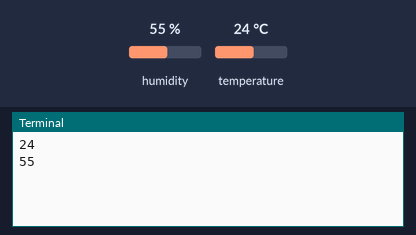
A program run on a simulated Raspberry Pi (BCM pin numbers). Shown: the last lines printed to the terminal. The inputs (shaded band) are chosen by the test bench; at power-on: humidity 55 %, temperature 24 °C. No MQTT or app messages arrive unless stated.

Above: at 1.3 s.
1.4 s: humidity set to 22 %
At 3.5 s:
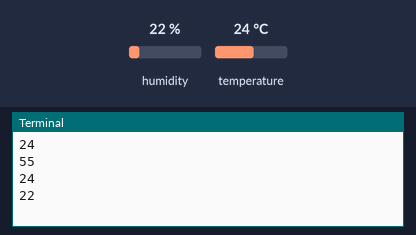
4.2 s: temperature set to 12 °C
At 5.5 s:
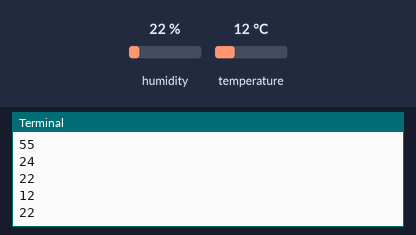
7.0 s: humidity set to 40 %
At 9.3 s:
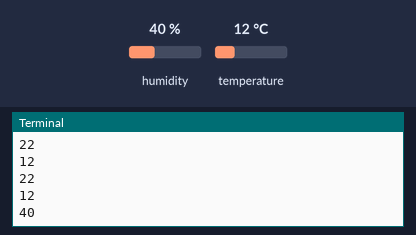
Timing chart, 0 to 10.8 s (numbered marks = the images above; inputs shaded):
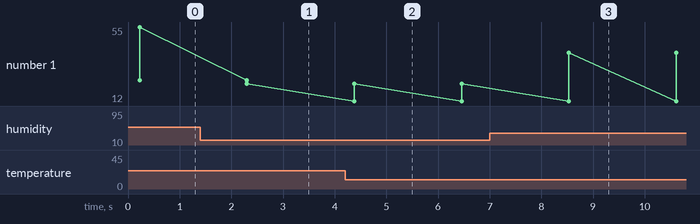

The program:

dht_gauge_publish.py
```python
import dht11
import RPi.GPIO as GPIO
import time
import paho.mqtt.client as mqtt

broker = "broker.hivemq.com"
temp_top = "kt/Paranthama A K/gauge/TEMP"
hum_top = "kt/Paranthama A K/gauge/HUM"

DHT11_PIN = 17

GPIO.setmode(GPIO.BCM)
def on_connect(client, userdata, flags, rc):
    if rc == 0:
        print("Connected to MQTT Broker")
    else:
        print("Failed to connect",rc)
sensor = dht11.DHT11(pin=DHT11_PIN)
client=mqtt.Client()
client.on_connect = on_connect
client.connect(broker, 1883)
while True:
    result = sensor.read()
    if result.is_valid():
        temperature = result.temperature
        humidity = result.humidity
        print(int(temperature))
        print(int(humidity))
        client.publish(temp_top, int(temperature))
        client.publish(hum_top,int(humidity))
       # print(f"Temperature: {temperature} C, Humidity: {humidity}%")

    time.sleep(2)
client.loop_forever()
```

Measured:
- after the input at 1.4 s, the terminal: prints a new line after 0.90 s (image 1)
- after the input at 4.2 s, the terminal: prints a new line after 0.18 s (image 2)
- after the input at 7.0 s, the terminal: prints a new line after 1.5 s (image 3)
- plotted number 1: 55 → 22 after the input at 1.4 s, 22 → 40 after the input at 7.0 s
